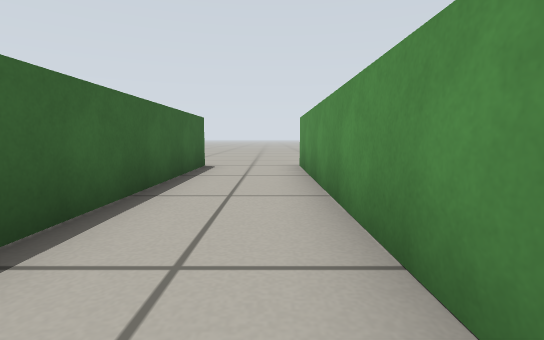
View 1 (above)

19 first-person views from a walk through a robot-simulator world made for Gazebo. The camera is 0.34 m above the floor, tilts 6° down and sees 85° across. The floor is counted in squares, 0.5 m on a side. Each view is taken from the middle of a square. On the plan, view 1 faces up. The plan holds only what a view shows up to about 10 squares ahead; the rest is blank.

View 2
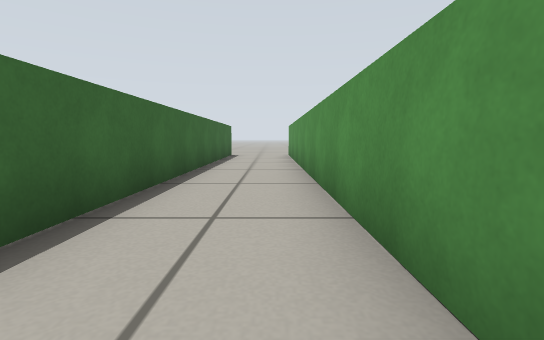

View 3
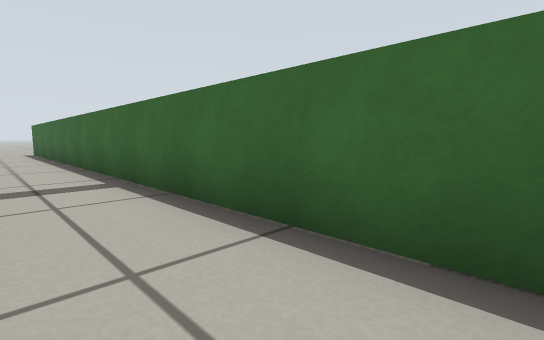

View 4
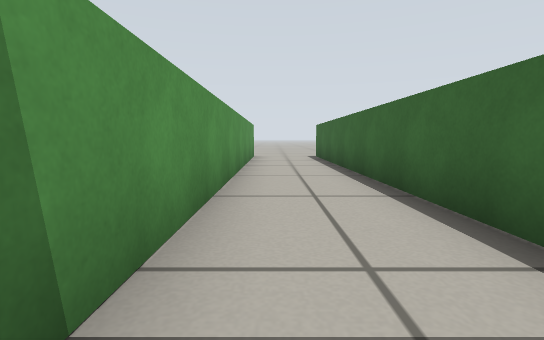

View 5
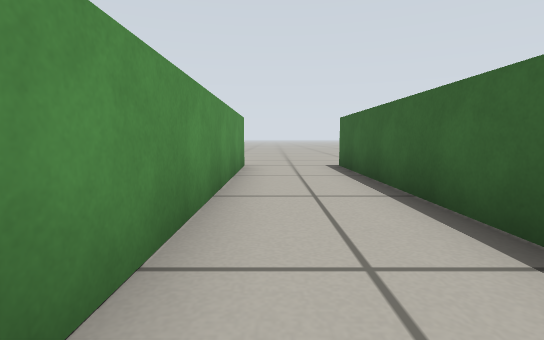

View 6
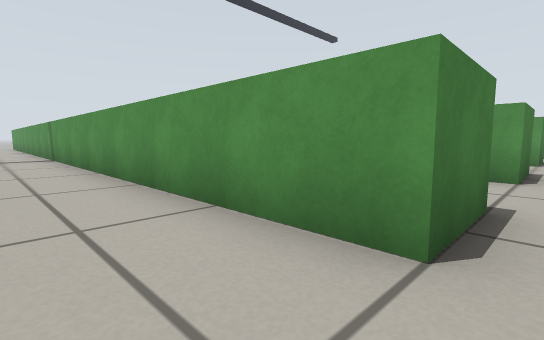

View 7
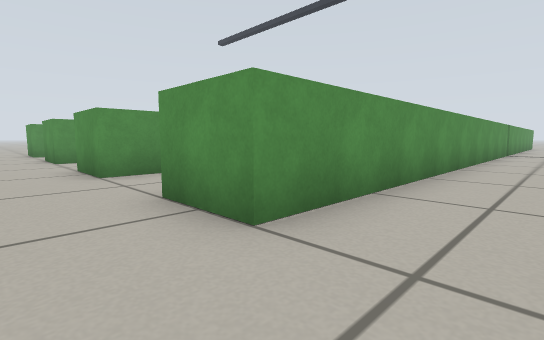

View 8
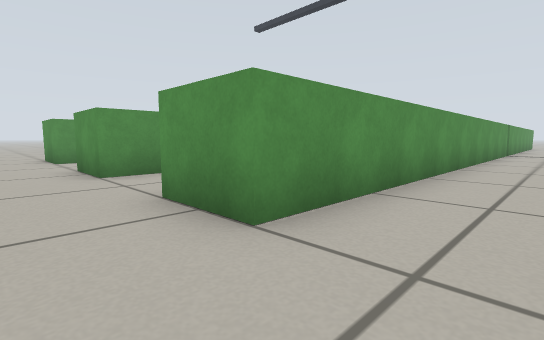

View 9
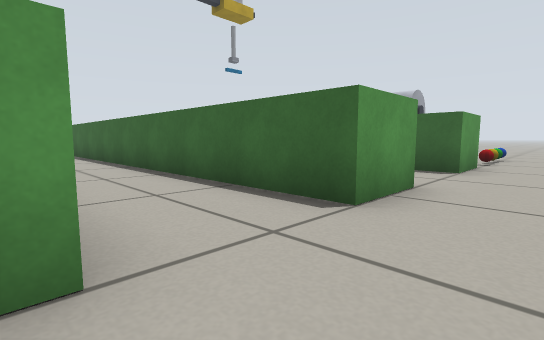

View 10
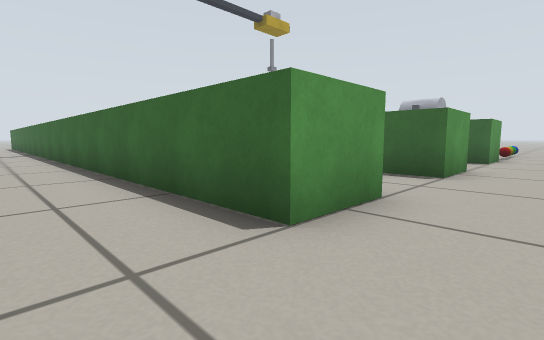

View 11
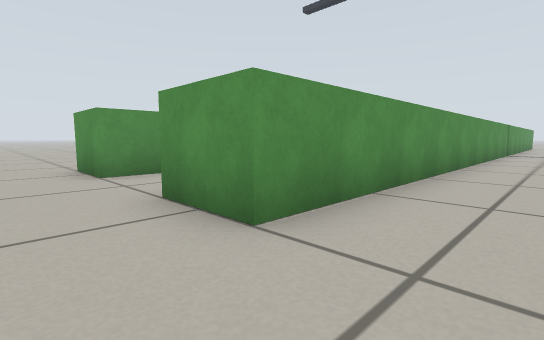

View 12
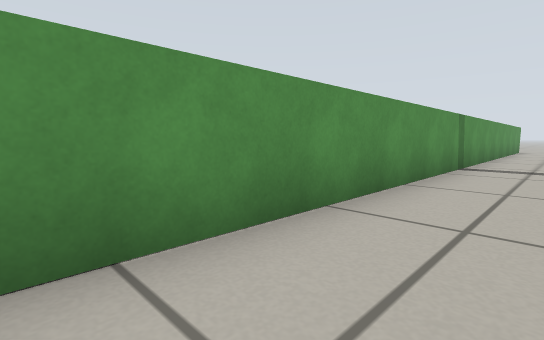

View 13
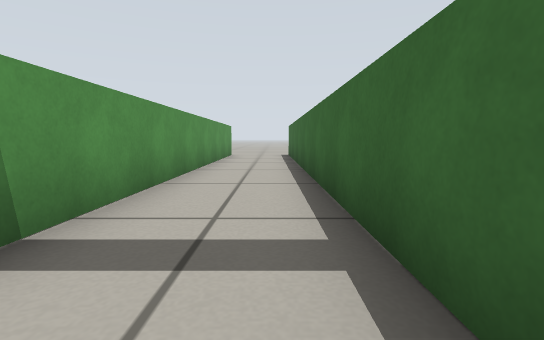

View 14
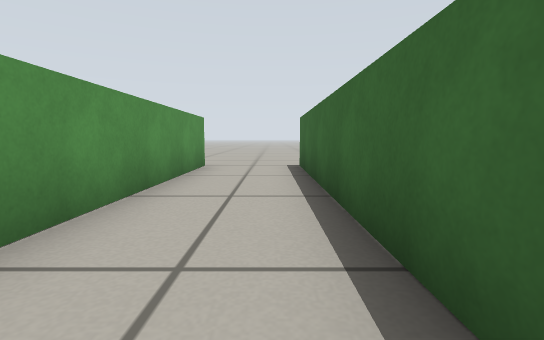

View 15
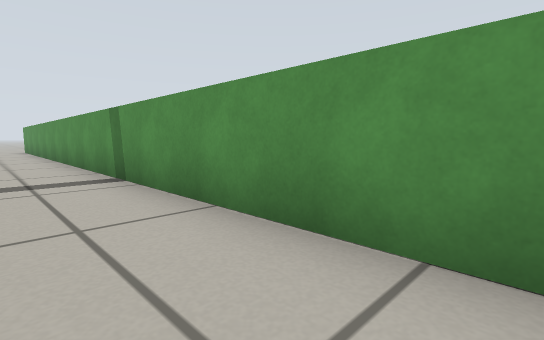

View 16
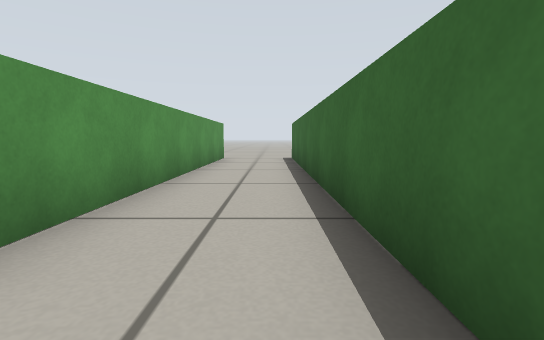

View 17
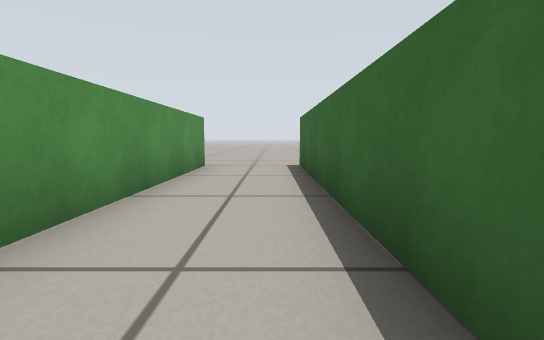

View 18
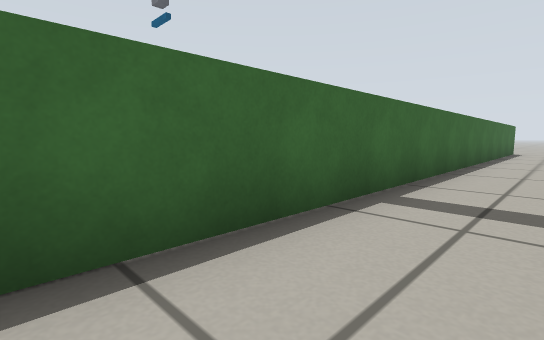

View 19
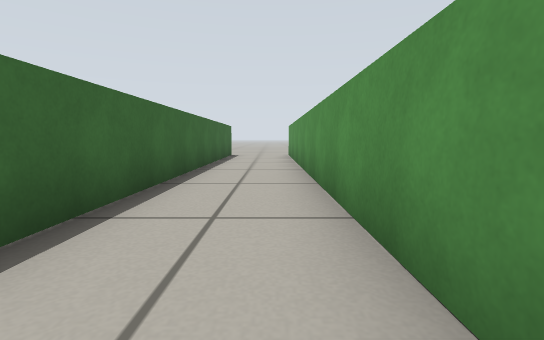

### Floor plan
Points are (right, up) in squares from view 1. A wall is a line through its corners. A room is listed if a view was taken in it or the views show most of it. See-through windows are left out.
Room 1 (views 1, 2, 3, 4, 5, 6, 7)
walls: (-3.4, 7.5) (-1.7, 7.5) (-1.7, -16.5); (0.7, -16.5) (0.7, 7.5)
ways out: opening at (1.5, -17.5) to room 2; opening at (1.5, 8.5) to room 2; opening at (-2.5, -17.5); opening at (-2.5, 8.5)
Room 2 (views 8, 15, 16, 17, 18, 19)
walls: (0.7, 7.5) (2.3, 7.5) (2.3, -16.5) (0.7, -16.5); (4.7, -16.5) (4.7, 7.5)
ways out: opening at (1.5, -17.5) to room 1; opening at (1.5, 8.5) to room 1; opening at (5.5, -17.5) to room 3; opening at (5.5, 8.5) to room 3
Room 3 (views 9, 10, 11, 12, 13, 14)
walls: (4.7, 7.5) (6.3, 7.5) (6.3, -16.5) (4.7, -16.5); (8.7, -16.5) (8.7, 7.5)
ways out: opening at (5.5, -17.5) to room 2; opening at (5.5, 8.5) to room 2; opening at (9.5, -17.5); opening at (9.5, 8.5)

Where each view was taken, in squares from view 1:
view 1: 0 up, 0 right, facing up
view 2: 5 down, 0 right, facing up
view 3: 1 down, 0 right, facing down-left
view 4: 5 down, 0 right, facing down
view 5: 9 down, 0 right, facing down
view 6: 17 down, 1 left, facing up-right
view 7: 9 up, 1 left, facing down-right
view 8: 9 up, 3 right, facing down-right
view 9: 9 up, 5 right, facing down-left
view 10: 9 up, 8 right, facing down-left
view 11: 9 up, 7 right, facing down-right
view 12: 2 up, 7 right, facing down-right
view 13: 4 down, 7 right, facing down
view 14: 9 down, 7 right, facing down
view 15: 11 down, 3 right, facing up-right
view 16: 6 down, 3 right, facing down
view 17: 9 down, 3 right, facing down
view 18: 9 down, 4 right, facing up-left
view 19: 5 down, 4 right, facing up
